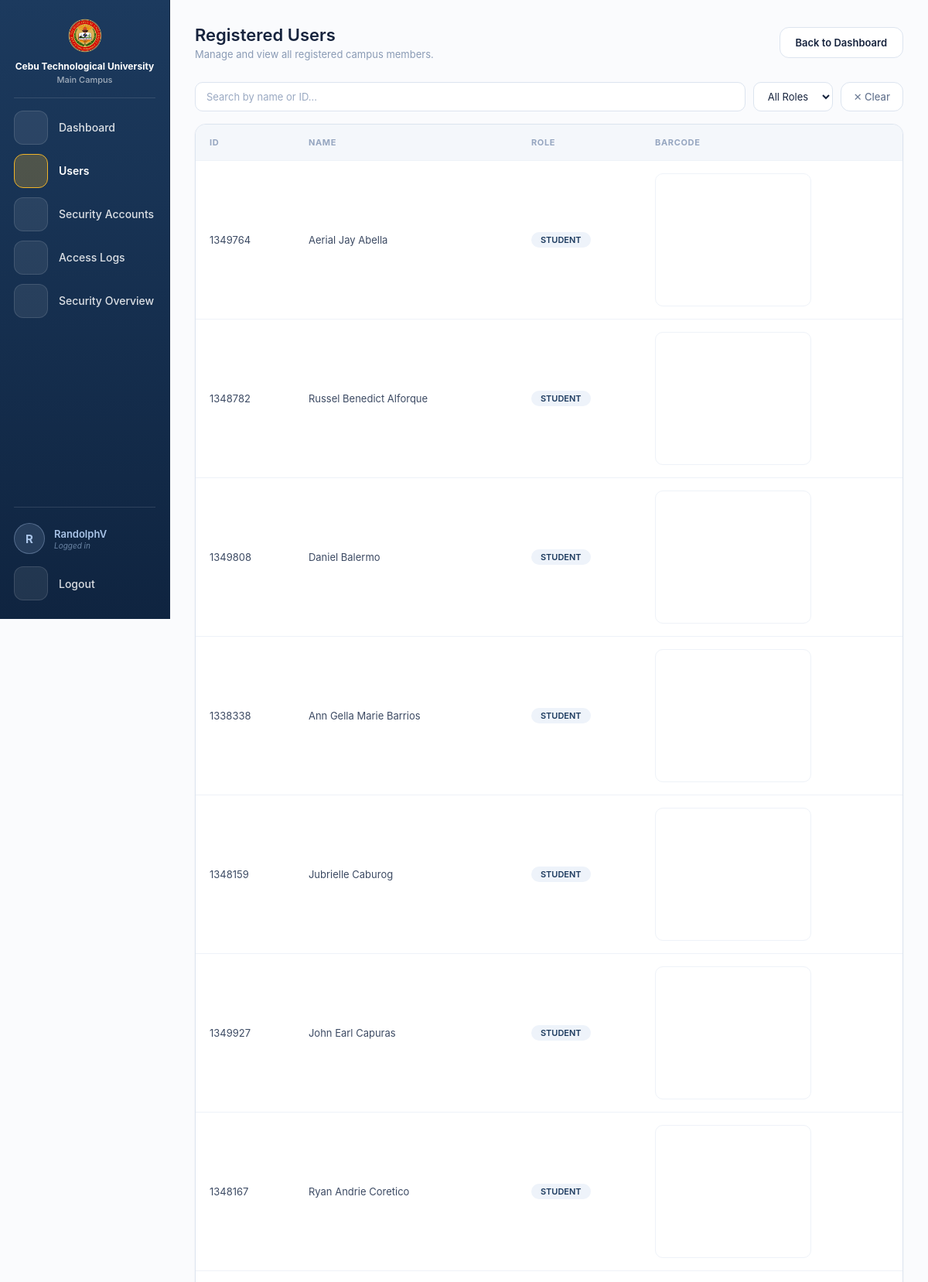
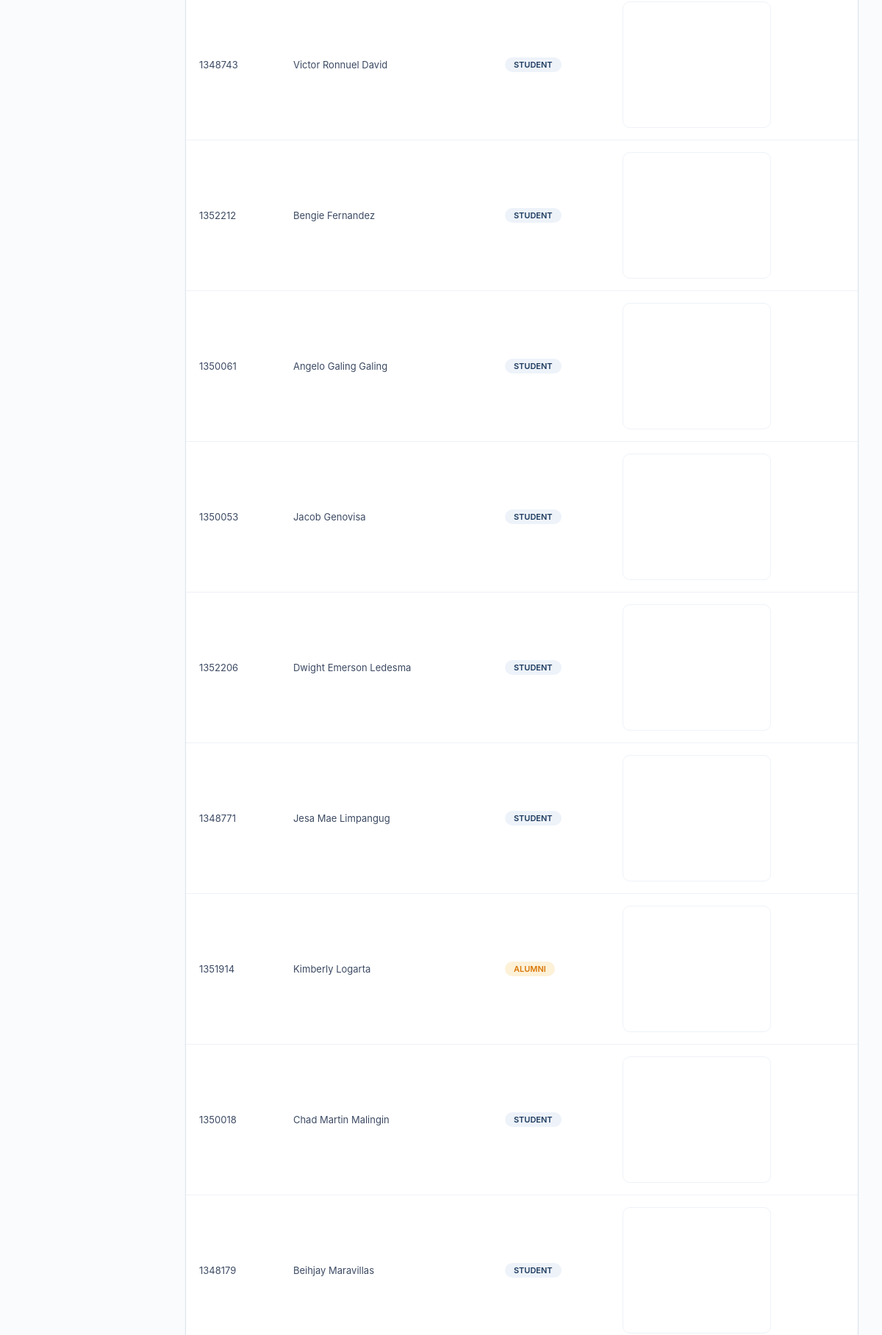
/final/officer_users.php (signed in, upper part), run on the app's committed database (2 pictures, top to bottom).
### tables this page shows
CREATE TABLE `people` (
  `id` int(10) UNSIGNED NOT NULL,
  `id_number` varchar(8) NOT NULL,
  `first_name` varchar(100) NOT NULL DEFAULT '',
  `last_name` varchar(100) NOT NULL DEFAULT '',
  `birthdate` date DEFAULT NULL,
  `role` enum('student','faculty','staff','alumni') NOT NULL,
  `status` enum('IN','OUT') NOT NULL DEFAULT 'OUT',
  `course` varchar(100) DEFAULT NULL,
  `department` varchar(100) DEFAULT NULL,
  `position` varchar(100) DEFAULT NULL,
  `created_at` datetime DEFAULT current_timestamp()
);

### final/officer_users.php (the view, shortened to what this page needs)
<?php
include_once 'auth.php';
$loggedName = '';
if (!empty($_SESSION['admin_username']))        { $loggedName = $_SESSION['admin_username']; }
elseif (!empty($_SESSION['officer_username']))  { $loggedName = $_SESSION['officer_username']; }
$result = $conn->query("SELECT * FROM people ORDER BY last_name, first_name");
function icon($name) {
  $paths = [
    'home'   => '<path d="M3 11l9-8 9 8"/><path d="M5 10v10h14V10"/>',
    'user'   => '<circle cx="12" cy="8" r="4"/><path d="M4 21c0-4.4 3.6-7 8-7s8 2.6 8 7"/>',
    'lock'   => '<rect x="5" y="11" width="14" height="10" rx="2"/><path d="M8 11V8a4 4 0 018 0v3"/>',
    'list'   => '<path d="M8 6h12M8 12h12M8 18h12M4 6h.01M4 12h.01M4 18h.01"/>',
    'chart'  => '<path d="M4 20V10M10 20V4M16 20v-7M22 20H2"/>',
    'logout' => '<path d="M9 21H5V3h4"/><path d="M16 17l5-5-5-5M21 12H9"/>',
  ];
  return '<svg viewBox="0 0 24 24" aria-hidden="true">' . $paths[$name] . '</svg>';
}
?>
<!DOCTYPE html>
<html lang="en">
<head>
</head>
<body>
<nav class="sidebar" aria-label="Main">
  <div class="logo">
    <img src="lego.png" alt="Lego">
    <div class="logo-text">
      <span class="logo-univ">Cebu Technological University</span>
      <span class="logo-campus">Main Campus</span>
    </div>
  </div>
  <div class="sidebar-divider"></div>
    <a class="nav-item" href="officer_dashboard.php" data-tip="Dashboard" aria-label="Dashboard"><span class="nav-icon"><?= icon('home') ?></span><span class="nav-label">Dashboard</span></a>
  <a class="nav-item active" aria-current="page" href="officer_users.php" data-tip="Users" aria-label="Users"><span class="nav-icon"><?= icon('user') ?></span><span class="nav-label">Users</span></a>
  <a class="nav-item" href="officer_security.php" data-tip="Security Accounts" aria-label="Security Accounts"><span class="nav-icon"><?= icon('lock') ?></span><span class="nav-label">Security Accounts</span></a>
  <a class="nav-item" href="officer_logs.php" data-tip="Access Logs" aria-label="Access Logs"><span class="nav-icon"><?= icon('list') ?></span><span class="nav-label">Access Logs</span></a>
  <a class="nav-item" href="security_summary.php?from=officer" data-tip="Security Overview" aria-label="Security Overview"><span class="nav-icon"><?= icon('chart') ?></span><span class="nav-label">Security Overview</span></a>
  <div class="sidebar-divider user-divider"></div>
  <a class="sidebar-user" href="officer_profile.php" title="My profile" style="text-decoration:none;">
    <span class="su-avatar"><?= htmlspecialchars(strtoupper(substr($loggedName, 0, 1))) ?></span>
    <span class="su-text">
      <span class="su-name"><?= htmlspecialchars($loggedName) ?></span>
      <span class="su-label">Logged in</span>
    </span>
  </a>
  <a class="nav-item logout-item" href="officer_logout.php" data-tip="Logout" aria-label="Logout"><span class="nav-icon"><?= icon('logout') ?></span><span class="nav-label">Logout</span></a>
</nav>
<main class="main">
  <div class="header">
    <div class="header-left">
      <h1>Registered Users</h1>
      <p>Manage and view all registered campus members.</p>
    </div>
    <a href="officer_dashboard.php" class="btn">Back to Dashboard</a>
  </div>
  <div class="filters">
    <input type="text" id="searchBox" placeholder="Search by name or ID..." oninput="applyFilters()">
    <select id="roleFilter" onchange="applyFilters()">
      <option value="">All Roles</option>
    </select>
    <button type="button" class="btn" onclick="clearFilters()">✕ Clear</button>
  </div>
    <div class="container">
      <div class="table-scroll">
        <table>
          <tr>
            <th>ID</th>
            <th>Name</th>
            <th>Role</th>
            <th>Barcode</th>
          </tr>
          <?php if ($result->num_rows > 0): ?>
            <?php while ($row = $result->fetch_assoc()): ?>
            <?php $roleLc = strtolower($row['role']); ?>
            <tr class="data-row" data-name="<?= htmlspecialchars(strtolower($row['first_name'] . ' ' . $row['last_name'])) ?>" data-id="<?= htmlspecialchars(strtolower($row['id_number'])) ?>" data-role="<?= htmlspecialchars($roleLc) ?>">
              <td><?= htmlspecialchars($row['id_number']) ?></td>
              <td><?= htmlspecialchars($row['first_name'] . " " . $row['last_name']) ?></td>
              <td>
                <span class="badge <?= htmlspecialchars($roleLc) ?>">
                  <?= htmlspecialchars($row['role']) ?>
                </span>
              </td>
              <td>
                <div class="barcode-box">
                  <svg class="barcode" data-code="<?= htmlspecialchars($row['id_number']) ?>"></svg>
                </div>
              </td>
            </tr>
            <?php endwhile; ?>
          <?php else: ?>
            <tr><td colspan="4" class="empty">No registered users found.</td></tr>
          <?php endif; ?>
        </table>
      </div>
    </div>
</main>
</body>
</html>

### data on the page
people: id_number "1349764", first_name+last_name "Aerial Jay Abella", role "STUDENT"
people: id_number "1348782", first_name+last_name "Russel Benedict Alforque", role "STUDENT"
people: id_number "1349808", first_name+last_name "Daniel Balermo", role "STUDENT"
people: id_number "1338338", first_name+last_name "Ann Gella Marie Barrios", role "STUDENT"
people: id_number "1348159", first_name+last_name "Jubrielle Caburog", role "STUDENT"
people: id_number "1349927", first_name+last_name "John Earl Capuras", role "STUDENT"
people: id_number "1348167", first_name+last_name "Ryan Andrie Coretico", role "STUDENT"
people: id_number "1348743", first_name+last_name "Victor Ronnuel David", role "STUDENT"
people: id_number "1352212", first_name+last_name "Bengie Fernandez", role "STUDENT"
people: id_number "1350061", first_name+last_name "Angelo Galing Galing", role "STUDENT"
people: id_number "1350053", first_name+last_name "Jacob Genovisa", role "STUDENT"
people: id_number "1352206", first_name+last_name "Dwight Emerson Ledesma", role "STUDENT"
people: id_number "1348771", first_name+last_name "Jesa Mae Limpangug", role "STUDENT"
people: id_number "1351914", first_name+last_name "Kimberly Logarta", role "ALUMNI"
people: id_number "1350018", first_name+last_name "Chad Martin Malingin", role "STUDENT"
people: id_number "1348179", first_name+last_name "Beihjay Maravillas", role "STUDENT"

### other printed values
substr($loggedName, 0, 1) "R"
$loggedName "RandolphV"
